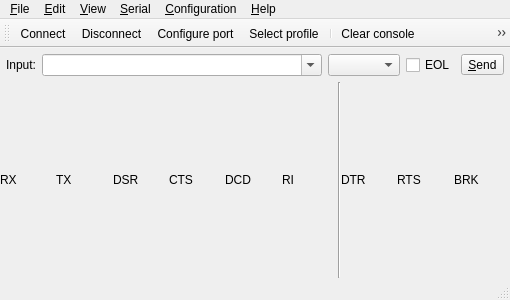
<?xml version="1.0" encoding="UTF-8"?>
<ui version="4.0">
 <class>MainWindow</class>
 <widget class="QMainWindow" name="MainWindow">
  <property name="geometry">
   <rect>
    <x>0</x>
    <y>0</y>
    <width>510</width>
    <height>300</height>
   </rect>
  </property>
  <property name="windowTitle">
   <string>iSerTerm</string>
  </property>
  <widget class="QWidget" name="centralWidget">
   <layout class="QVBoxLayout" name="verticalLayout">
    <property name="leftMargin">
     <number>0</number>
    </property>
    <property name="topMargin">
     <number>0</number>
    </property>
    <property name="rightMargin">
     <number>0</number>
    </property>
    <property name="bottomMargin">
     <number>0</number>
    </property>
    <item>
     <layout class="QGridLayout" name="gridLayout" rowstretch="1,0,0">
      <property name="spacing">
       <number>0</number>
      </property>
      <item row="2" column="6">
       <widget class="Line" name="line">
        <property name="orientation">
         <enum>Qt::Vertical</enum>
        </property>
       </widget>
      </item>
      <item row="0" column="0" colspan="10">
       <layout class="QVBoxLayout" name="consoleWidget"/>
      </item>
      <item row="1" column="0" colspan="10">
       <layout class="QHBoxLayout" name="sendLayout">
        <property name="leftMargin">
         <number>6</number>
        </property>
        <property name="topMargin">
         <number>6</number>
        </property>
        <property name="rightMargin">
         <number>6</number>
        </property>
        <property name="bottomMargin">
         <number>6</number>
        </property>
        <item>
         <widget class="QLabel" name="sendLabel">
          <property name="text">
           <string>Input:</string>
          </property>
         </widget>
        </item>
        <item>
         <widget class="QComboBox" name="sendLineEdit">
          <property name="sizePolicy">
           <sizepolicy hsizetype="Expanding" vsizetype="Fixed">
            <horstretch>0</horstretch>
            <verstretch>0</verstretch>
           </sizepolicy>
          </property>
          <property name="editable">
           <bool>true</bool>
          </property>
         </widget>
        </item>
        <item>
         <widget class="QComboBox" name="sendModeComboBox"/>
        </item>
        <item>
         <widget class="QCheckBox" name="eolCheckBox">
          <property name="text">
           <string>EOL</string>
          </property>
         </widget>
        </item>
        <item>
         <widget class="QToolButton" name="sendButton">
          <property name="text">
           <string>&amp;Send</string>
          </property>
         </widget>
        </item>
       </layout>
      </item>
      <item row="2" column="5">
       <widget class="QLabel" name="riLabel">
        <property name="text">
         <string>RI</string>
        </property>
       </widget>
      </item>
      <item row="2" column="3">
       <widget class="QLabel" name="ctsLabel">
        <property name="text">
         <string>CTS</string>
        </property>
       </widget>
      </item>
      <item row="2" column="9">
       <widget class="QLabel" name="brkLabel">
        <property name="text">
         <string>BRK</string>
        </property>
       </widget>
      </item>
      <item row="2" column="8">
       <widget class="QLabel" name="rtsLabel">
        <property name="text">
         <string>RTS</string>
        </property>
       </widget>
      </item>
      <item row="2" column="1">
       <widget class="QLabel" name="txLabel">
        <property name="text">
         <string>TX</string>
        </property>
       </widget>
      </item>
      <item row="2" column="2">
       <widget class="QLabel" name="dsrLabel">
        <property name="text">
         <string>DSR</string>
        </property>
       </widget>
      </item>
      <item row="2" column="7">
       <widget class="QLabel" name="dtrLabel">
        <property name="text">
         <string>DTR</string>
        </property>
       </widget>
      </item>
      <item row="2" column="4">
       <widget class="QLabel" name="dcdLabel">
        <property name="text">
         <string>DCD</string>
        </property>
       </widget>
      </item>
      <item row="2" column="0">
       <widget class="QLabel" name="rxLabel">
        <property name="text">
         <string>RX</string>
        </property>
       </widget>
      </item>
     </layout>
    </item>
   </layout>
  </widget>
  <widget class="QMenuBar" name="menuBar">
   <property name="geometry">
    <rect>
     <x>0</x>
     <y>0</y>
     <width>510</width>
     <height>26</height>
    </rect>
   </property>
   <widget class="QMenu" name="menuCalls">
    <property name="title">
     <string>&amp;File</string>
    </property>
    <addaction name="actionSend_file"/>
    <addaction name="actionSave_file"/>
    <addaction name="separator"/>
    <addaction name="actionQuit"/>
   </widget>
   <widget class="QMenu" name="menuTools">
    <property name="title">
     <string>&amp;Serial</string>
    </property>
    <widget class="QMenu" name="menuSend_custom_text">
     <property name="title">
      <string>&amp;Send custom text</string>
     </property>
     <addaction name="actionSend_custom_text_1"/>
     <addaction name="actionSend_custom_text_2"/>
     <addaction name="actionSend_custom_text_3"/>
     <addaction name="actionSend_custom_text_4"/>
     <addaction name="actionSend_custom_text_5"/>
     <addaction name="actionSend_custom_text_6"/>
    </widget>
    <addaction name="actionConnect"/>
    <addaction name="actionDisconnect"/>
    <addaction name="actionConfigure"/>
    <addaction name="actionSelectProfile"/>
    <addaction name="separator"/>
    <addaction name="actionLocal_echo"/>
    <addaction name="actionToggle_DTR"/>
    <addaction name="actionToggle_RTS"/>
    <addaction name="menuSend_custom_text"/>
   </widget>
   <widget class="QMenu" name="menuHelp">
    <property name="title">
     <string>&amp;Help</string>
    </property>
    <addaction name="actionAbout"/>
    <addaction name="actionAboutQt"/>
   </widget>
   <widget class="QMenu" name="menuView">
    <property name="title">
     <string>&amp;Configuration</string>
    </property>
    <addaction name="actionSet_font"/>
    <addaction name="separator"/>
    <addaction name="actionSet_background_color"/>
    <addaction name="actionSet_inactive_background_color"/>
    <addaction name="actionSet_stopped_background_color"/>
    <addaction name="actionSet_foreground_color"/>
    <addaction name="actionSet_timestamp_color"/>
    <addaction name="separator"/>
    <addaction name="actionConfigure_console"/>
   </widget>
   <widget class="QMenu" name="menuEdit">
    <property name="title">
     <string>&amp;Edit</string>
    </property>
    <addaction name="actionCopy"/>
    <addaction name="actionPaste"/>
    <addaction name="separator"/>
    <addaction name="actionFind"/>
    <addaction name="actionFind_next"/>
   </widget>
   <widget class="QMenu" name="menuView_2">
    <property name="title">
     <string>&amp;View</string>
    </property>
    <addaction name="actionClear"/>
    <addaction name="actionStop_update"/>
    <addaction name="actionViewSendInput"/>
    <addaction name="actionHexadecimal_view"/>
    <addaction name="actionShow_line_status"/>
    <addaction name="actionShow_timestamp"/>
   </widget>
   <addaction name="menuCalls"/>
   <addaction name="menuEdit"/>
   <addaction name="menuView_2"/>
   <addaction name="menuTools"/>
   <addaction name="menuView"/>
   <addaction name="menuHelp"/>
  </widget>
  <widget class="QToolBar" name="mainToolBar">
   <attribute name="toolBarArea">
    <enum>TopToolBarArea</enum>
   </attribute>
   <attribute name="toolBarBreak">
    <bool>false</bool>
   </attribute>
   <addaction name="actionConnect"/>
   <addaction name="actionDisconnect"/>
   <addaction name="actionConfigure"/>
   <addaction name="actionSelectProfile"/>
   <addaction name="separator"/>
   <addaction name="actionClear"/>
   <addaction name="actionStop_update"/>
   <addaction name="actionViewSendInput"/>
   <addaction name="actionHexadecimal_view"/>
   <addaction name="actionShow_timestamp"/>
   <addaction name="separator"/>
   <addaction name="actionSend_custom_text_1"/>
   <addaction name="actionSend_custom_text_2"/>
   <addaction name="actionSend_custom_text_3"/>
   <addaction name="actionSend_custom_text_4"/>
   <addaction name="actionSend_custom_text_5"/>
   <addaction name="actionSend_custom_text_6"/>
  </widget>
  <widget class="QStatusBar" name="statusBar"/>
  <action name="actionAbout">
   <property name="text">
    <string>&amp;About</string>
   </property>
   <property name="toolTip">
    <string>About program</string>
   </property>
  </action>
  <action name="actionAboutQt">
   <property name="text">
    <string>About &amp;Qt</string>
   </property>
  </action>
  <action name="actionConnect">
   <property name="icon">
    <iconset resource="../iserterm.qrc">
     <normaloff>:/images/connect.png</normaloff>:/images/connect.png</iconset>
   </property>
   <property name="text">
    <string>C&amp;onnect</string>
   </property>
   <property name="toolTip">
    <string>Connect to serial port</string>
   </property>
   <property name="shortcut">
    <string>Ctrl+O</string>
   </property>
  </action>
  <action name="actionDisconnect">
   <property name="icon">
    <iconset resource="../iserterm.qrc">
     <normaloff>:/images/disconnect.png</normaloff>:/images/disconnect.png</iconset>
   </property>
   <property name="text">
    <string>&amp;Disconnect</string>
   </property>
   <property name="toolTip">
    <string>Disconnect from serial port</string>
   </property>
   <property name="shortcut">
    <string>Ctrl+D</string>
   </property>
  </action>
  <action name="actionConfigure">
   <property name="icon">
    <iconset resource="../iserterm.qrc">
     <normaloff>:/images/settings.png</normaloff>:/images/settings.png</iconset>
   </property>
   <property name="text">
    <string>Configure &amp;port...</string>
   </property>
   <property name="toolTip">
    <string>Configure serial port</string>
   </property>
   <property name="shortcut">
    <string>Ctrl+U</string>
   </property>
  </action>
  <action name="actionClear">
   <property name="icon">
    <iconset resource="../iserterm.qrc">
     <normaloff>:/images/clear.png</normaloff>:/images/clear.png</iconset>
   </property>
   <property name="text">
    <string>C&amp;lear console</string>
   </property>
   <property name="toolTip">
    <string>Clear console's content</string>
   </property>
   <property name="shortcut">
    <string>Ctrl+L</string>
   </property>
  </action>
  <action name="actionQuit">
   <property name="icon">
    <iconset resource="../iserterm.qrc">
     <normaloff>:/images/application-exit.png</normaloff>:/images/application-exit.png</iconset>
   </property>
   <property name="text">
    <string>&amp;Quit</string>
   </property>
   <property name="shortcut">
    <string>Ctrl+Q</string>
   </property>
  </action>
  <action name="actionLocal_echo">
   <property name="checkable">
    <bool>true</bool>
   </property>
   <property name="text">
    <string>Local &amp;echo</string>
   </property>
   <property name="shortcut">
    <string>Ctrl+E</string>
   </property>
  </action>
  <action name="actionSet_font">
   <property name="icon">
    <iconset theme="font"/>
   </property>
   <property name="text">
    <string>Set &amp;font...</string>
   </property>
   <property name="iconVisibleInMenu">
    <bool>false</bool>
   </property>
  </action>
  <action name="actionSet_background_color">
   <property name="text">
    <string>Set &amp;background color...</string>
   </property>
  </action>
  <action name="actionSet_foreground_color">
   <property name="text">
    <string>Set foreground &amp;color...</string>
   </property>
  </action>
  <action name="actionStop_update">
   <property name="checkable">
    <bool>true</bool>
   </property>
   <property name="icon">
    <iconset resource="../iserterm.qrc">
     <normaloff>:/images/stop.png</normaloff>:/images/stop.png</iconset>
   </property>
   <property name="text">
    <string>&amp;Stop update</string>
   </property>
   <property name="toolTip">
    <string>Stop update, received data will not be lost</string>
   </property>
   <property name="shortcut">
    <string>Ctrl+S</string>
   </property>
  </action>
  <action name="actionViewSendInput">
   <property name="checkable">
    <bool>true</bool>
   </property>
   <property name="icon">
    <iconset resource="../iserterm.qrc">
     <normaloff>:/images/hex-input-24.png</normaloff>:/images/hex-input-24.png</iconset>
   </property>
   <property name="text">
    <string>&amp;Hexadecimal input</string>
   </property>
   <property name="shortcut">
    <string>Ctrl+H</string>
   </property>
  </action>
  <action name="actionSend_file">
   <property name="text">
    <string>Se&amp;nd file...</string>
   </property>
   <property name="shortcut">
    <string>F3</string>
   </property>
  </action>
  <action name="actionSave_file">
   <property name="text">
    <string>S&amp;ave file...</string>
   </property>
   <property name="shortcut">
    <string>F2</string>
   </property>
  </action>
  <action name="actionHexadecimal_view">
   <property name="checkable">
    <bool>true</bool>
   </property>
   <property name="icon">
    <iconset resource="../iserterm.qrc">
     <normaloff>:/images/hex-view-24.png</normaloff>:/images/hex-view-24.png</iconset>
   </property>
   <property name="text">
    <string>Hexadecimal &amp;view</string>
   </property>
   <property name="shortcut">
    <string>Ctrl+I</string>
   </property>
  </action>
  <action name="actionConfigure_console">
   <property name="text">
    <string>C&amp;onsole..</string>
   </property>
   <property name="shortcut">
    <string>Ctrl+N</string>
   </property>
  </action>
  <action name="actionCopy">
   <property name="text">
    <string>&amp;Copy</string>
   </property>
   <property name="shortcut">
    <string>Ctrl+C</string>
   </property>
  </action>
  <action name="actionPaste">
   <property name="text">
    <string>&amp;Paste</string>
   </property>
   <property name="shortcut">
    <string>Ctrl+V</string>
   </property>
  </action>
  <action name="actionShow_line_status">
   <property name="checkable">
    <bool>true</bool>
   </property>
   <property name="text">
    <string>Sho&amp;w line status</string>
   </property>
   <property name="shortcut">
    <string>Ctrl+W</string>
   </property>
  </action>
  <action name="actionToggle_DTR">
   <property name="text">
    <string>Toggle DT&amp;R</string>
   </property>
   <property name="shortcut">
    <string>F9</string>
   </property>
  </action>
  <action name="actionToggle_RTS">
   <property name="text">
    <string>Tog&amp;gle RTS</string>
   </property>
   <property name="shortcut">
    <string>F10</string>
   </property>
  </action>
  <action name="actionSend_custom_text_1">
   <property name="icon">
    <iconset resource="../iserterm.qrc">
     <normaloff>:/images/text1.png</normaloff>:/images/text1.png</iconset>
   </property>
   <property name="text">
    <string>Send custom text &amp;1</string>
   </property>
   <property name="shortcut">
    <string>Ctrl+1</string>
   </property>
  </action>
  <action name="actionSend_custom_text_2">
   <property name="icon">
    <iconset resource="../iserterm.qrc">
     <normaloff>:/images/text2.png</normaloff>:/images/text2.png</iconset>
   </property>
   <property name="text">
    <string>Send custom text &amp;2</string>
   </property>
   <property name="shortcut">
    <string>Ctrl+2</string>
   </property>
  </action>
  <action name="actionSend_custom_text_3">
   <property name="icon">
    <iconset resource="../iserterm.qrc">
     <normaloff>:/images/text3.png</normaloff>:/images/text3.png</iconset>
   </property>
   <property name="text">
    <string>Send custom text &amp;3</string>
   </property>
   <property name="shortcut">
    <string>Ctrl+3</string>
   </property>
  </action>
  <action name="actionSend_custom_text_4">
   <property name="icon">
    <iconset resource="../iserterm.qrc">
     <normaloff>:/images/text4.png</normaloff>:/images/text4.png</iconset>
   </property>
   <property name="text">
    <string>Send custom text &amp;4</string>
   </property>
   <property name="shortcut">
    <string>Ctrl+4</string>
   </property>
  </action>
  <action name="actionSend_custom_text_5">
   <property name="icon">
    <iconset resource="../iserterm.qrc">
     <normaloff>:/images/text5.png</normaloff>:/images/text5.png</iconset>
   </property>
   <property name="text">
    <string>Send custom text &amp;5</string>
   </property>
   <property name="shortcut">
    <string>Ctrl+5</string>
   </property>
  </action>
  <action name="actionSend_custom_text_6">
   <property name="icon">
    <iconset resource="../iserterm.qrc">
     <normaloff>:/images/text6.png</normaloff>:/images/text6.png</iconset>
   </property>
   <property name="text">
    <string>Send custom text &amp;6</string>
   </property>
   <property name="shortcut">
    <string>Ctrl+6</string>
   </property>
  </action>
  <action name="actionSet_inactive_background_color">
   <property name="text">
    <string>Set &amp;inactive background color...</string>
   </property>
  </action>
  <action name="actionSet_stopped_background_color">
   <property name="text">
    <string>Set &amp;stopped background color...</string>
   </property>
  </action>
  <action name="actionShow_timestamp">
   <property name="checkable">
    <bool>true</bool>
   </property>
   <property name="icon">
    <iconset resource="../iserterm.qrc">
     <normaloff>:/images/timestamp.png</normaloff>:/images/timestamp.png</iconset>
   </property>
   <property name="text">
    <string>Show timestamp</string>
   </property>
   <property name="shortcut">
    <string>F12</string>
   </property>
  </action>
  <action name="actionSet_timestamp_color">
   <property name="enabled">
    <bool>false</bool>
   </property>
   <property name="text">
    <string>Set timestamp color...</string>
   </property>
   <property name="visible">
    <bool>false</bool>
   </property>
  </action>
  <action name="actionFind">
   <property name="text">
    <string>&amp;Find...</string>
   </property>
   <property name="shortcut">
    <string>F7</string>
   </property>
  </action>
  <action name="actionFind_next">
   <property name="text">
    <string>Find &amp;next</string>
   </property>
   <property name="shortcut">
    <string>F8</string>
   </property>
  </action>
  <action name="actionSelectProfile">
   <property name="icon">
    <iconset resource="../iserterm.qrc">
     <normaloff>:/images/notepad.png</normaloff>:/images/notepad.png</iconset>
   </property>
   <property name="text">
    <string>Select pro&amp;file...</string>
   </property>
   <property name="toolTip">
    <string>Select profile</string>
   </property>
   <property name="shortcut">
    <string>Ctrl+P</string>
   </property>
  </action>
 </widget>
 <layoutdefault spacing="6" margin="11"/>
 <tabstops>
  <tabstop>sendButton</tabstop>
 </tabstops>
 <resources>
  <include location="../iserterm.qrc"/>
 </resources>
 <connections/>
</ui>
